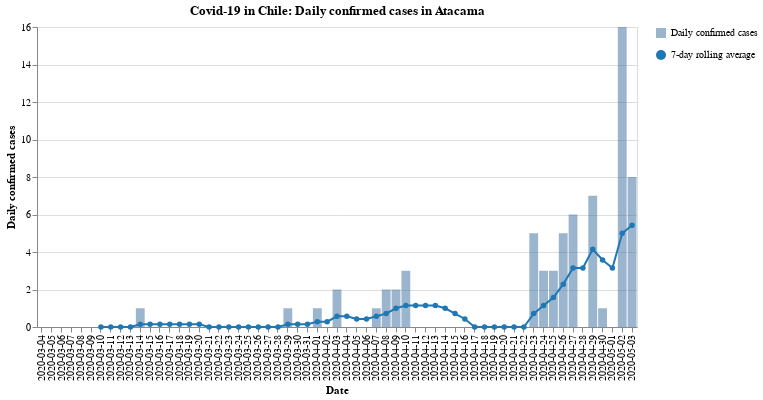

Notebook source saved alongside this figure:
### Code cell
#hide_input
bars, line = my_cases_plot(region)
(bars + line).properties(
    title=f'Covid-19 in Chile: Daily confirmed cases in {region}',
    width=600
)

### Figure 1 — Vega-Lite specification as saved in the notebook (floating-point values rounded to 4 significant figures)
{"config": {"view": {"continuousWidth": 400, "continuousHeight": 300}}, "layer": [{"mark": {"type": "bar", "opacity": 0.7}, "encoding": {"opacity": {"type": "nominal", "field": "Daily confirmed cases", "legend": {"title": ""}}, "tooltip": [{"type": "nominal", "field": "Date"}, {"type": "quantitative", "field": "Confirmed cases"}], "x": {"type": "nominal", "axis": {"title": "Date"}, "field": "Date"}, "y": {"type": "quantitative", "axis": {"title": "Daily confirmed cases"}, "field": "Confirmed cases"}}}, {"mark": {"type": "line", "color": "#1f77b4", "point": {"filled": true, "fill": "#1f77b4"}}, "encoding": {"shape": {"type": "nominal", "field": "7-day rolling average", "legend": {"title": ""}}, "x": {"type": "nominal", "axis": {"title": "Date"}, "field": "Date"}, "y": {"type": "quantitative", "field": "Rolling"}}}], "data": {"name": "data-f346ff385efd6c937ced128345d88e9c"}, "title": "Covid-19 in Chile: Daily confirmed cases in Atacama", "width": 600, "$schema": "https://vega.github.io/schema/vega-lite/v4.8.1.json", "datasets": {"data-f346ff385efd6c937ced128345d88e9c": [{"Date": "2020-03-04", "Confirmed cases": 0, "Rolling": null, "Daily confirmed cases": "Daily confirmed cases", "7-day rolling average": "7-day rolling average"}, {"Date": "2020-03-05", "Confirmed cases": 0, "Rolling": null, "Daily confirmed cases": "Daily confirmed cases", "7-day rolling average": "7-day rolling average"}, {"Date": "2020-03-06", "Confirmed cases": 0, "Rolling": null, "Daily confirmed cases": "Daily confirmed cases", "7-day rolling average": "7-day rolling average"}, {"Date": "2020-03-07", "Confirmed cases": 0, "Rolling": null, "Daily confirmed cases": "Daily confirmed cases", "7-day rolling average": "7-day rolling average"}, {"Date": "2020-03-08", "Confirmed cases": 0, "Rolling": null, "Daily confirmed cases": "Daily confirmed cases", "7-day rolling average": "7-day rolling average"}, {"Date": "2020-03-09", "Confirmed cases": 0, "Rolling": null, "Daily confirmed cases": "Daily confirmed cases", "7-day rolling average": "7-day rolling average"}, {"Date": "2020-03-10", "Confirmed cases": 0, "Rolling": 0.0, "Daily confirmed cases": "Daily confirmed cases", "7-day rolling average": "7-day rolling average"}, {"Date": "2020-03-11", "Confirmed cases": 0, "Rolling": 0.0, "Daily confirmed cases": "Daily confirmed cases", "7-day rolling average": "7-day rolling average"}, {"Date": "2020-03-12", "Confirmed cases": 0, "Rolling": 0.0, "Daily confirmed cases": "Daily confirmed cases", "7-day rolling average": "7-day rolling average"}, {"Date": "2020-03-13", "Confirmed cases": 0, "Rolling": 0.0, "Daily confirmed cases": "Daily confirmed cases", "7-day rolling average": "7-day rolling average"}, {"Date": "2020-03-14", "Confirmed cases": 1, "Rolling": 0.1429, "Daily confirmed cases": "Daily confirmed cases", "7-day rolling average": "7-day rolling average"}, {"Date": "2020-03-15", "Confirmed cases": 0, "Rolling": 0.1429, "Daily confirmed cases": "Daily confirmed cases", "7-day rolling average": "7-day rolling average"}, {"Date": "2020-03-16", "Confirmed cases": 0, "Rolling": 0.1429, "Daily confirmed cases": "Daily confirmed cases", "7-day rolling average": "7-day rolling average"}, {"Date": "2020-03-17", "Confirmed cases": 0, "Rolling": 0.1429, "Daily confirmed cases": "Daily confirmed cases", "7-day rolling average": "7-day rolling average"}, {"Date": "2020-03-18", "Confirmed cases": 0, "Rolling": 0.1429, "Daily confirmed cases": "Daily confirmed cases", "7-day rolling average": "7-day rolling average"}, {"Date": "2020-03-19", "Confirmed cases": 0, "Rolling": 0.1429, "Daily confirmed cases": "Daily confirmed cases", "7-day rolling average": "7-day rolling average"}, {"Date": "2020-03-20", "Confirmed cases": 0, "Rolling": 0.1429, "Daily confirmed cases": "Daily confirmed cases", "7-day rolling average": "7-day rolling average"}, {"Date": "2020-03-21", "Confirmed cases": 0, "Rolling": 0.0, "Daily confirmed cases": "Daily confirmed cases", "7-day rolling average": "7-day rolling average"}, {"Date": "2020-03-22", "Confirmed cases": 0, "Rolling": 0.0, "Daily confirmed cases": "Daily confirmed cases", "7-day rolling average": "7-day rolling average"}, {"Date": "2020-03-23", "Confirmed cases": 0, "Rolling": 0.0, "Daily confirmed cases": "Daily confirmed cases", "7-day rolling average": "7-day rolling average"}, {"Date": "2020-03-24", "Confirmed cases": 0, "Rolling": 0.0, "Daily confirmed cases": "Daily confirmed cases", "7-day rolling average": "7-day rolling average"}, {"Date": "2020-03-25", "Confirmed cases": 0, "Rolling": 0.0, "Daily confirmed cases": "Daily confirmed cases", "7-day rolling average": "7-day rolling average"}, {"Date": "2020-03-26", "Confirmed cases": 0, "Rolling": 0.0, "Daily confirmed cases": "Daily confirmed cases", "7-day rolling average": "7-day rolling average"}, {"Date": "2020-03-27", "Confirmed cases": 0, "Rolling": 0.0, "Daily confirmed cases": "Daily confirmed cases", "7-day rolling average": "7-day rolling average"}, {"Date": "2020-03-28", "Confirmed cases": 0, "Rolling": 0.0, "Daily confirmed cases": "Daily confirmed cases", "7-day rolling average": "7-day rolling average"}, {"Date": "2020-03-29", "Confirmed cases": 1, "Rolling": 0.1429, "Daily confirmed cases": "Daily confirmed cases", "7-day rolling average": "7-day rolling average"}, {"Date": "2020-03-30", "Confirmed cases": 0, "Rolling": 0.1429, "Daily confirmed cases": "Daily confirmed cases", "7-day rolling average": "7-day rolling average"}, {"Date": "2020-03-31", "Confirmed cases": 0, "Rolling": 0.1429, "Daily confirmed cases": "Daily confirmed cases", "7-day rolling average": "7-day rolling average"}, {"Date": "2020-04-01", "Confirmed cases": 1, "Rolling": 0.2857, "Daily confirmed cases": "Daily confirmed cases", "7-day rolling average": "7-day rolling average"}, {"Date": "2020-04-02", "Confirmed cases": 0, "Rolling": 0.2857, "Daily confirmed cases": "Daily confirmed cases", "7-day rolling average": "7-day rolling average"}, {"Date": "2020-04-03", "Confirmed cases": 2, "Rolling": 0.5714, "Daily confirmed cases": "Daily confirmed cases", "7-day rolling average": "7-day rolling average"}, {"Date": "2020-04-04", "Confirmed cases": 0, "Rolling": 0.5714, "Daily confirmed cases": "Daily confirmed cases", "7-day rolling average": "7-day rolling average"}, {"Date": "2020-04-05", "Confirmed cases": 0, "Rolling": 0.4286, "Daily confirmed cases": "Daily confirmed cases", "7-day rolling average": "7-day rolling average"}, {"Date": "2020-04-06", "Confirmed cases": 0, "Rolling": 0.4286, "Daily confirmed cases": "Daily confirmed cases", "7-day rolling average": "7-day rolling average"}, {"Date": "2020-04-07", "Confirmed cases": 1, "Rolling": 0.5714, "Daily confirmed cases": "Daily confirmed cases", "7-day rolling average": "7-day rolling average"}, {"Date": "2020-04-08", "Confirmed cases": 2, "Rolling": 0.7143, "Daily confirmed cases": "Daily confirmed cases", "7-day rolling average": "7-day rolling average"}, {"Date": "2020-04-09", "Confirmed cases": 2, "Rolling": 1.0, "Daily confirmed cases": "Daily confirmed cases", "7-day rolling average": "7-day rolling average"}, {"Date": "2020-04-10", "Confirmed cases": 3, "Rolling": 1.143, "Daily confirmed cases": "Daily confirmed cases", "7-day rolling average": "7-day rolling average"}, {"Date": "2020-04-11", "Confirmed cases": 0, "Rolling": 1.143, "Daily confirmed cases": "Daily confirmed cases", "7-day rolling average": "7-day rolling average"}, {"Date": "2020-04-12", "Confirmed cases": 0, "Rolling": 1.143, "Daily confirmed cases": "Daily confirmed cases", "7-day rolling average": "7-day rolling average"}, {"Date": "2020-04-13", "Confirmed cases": 0, "Rolling": 1.143, "Daily confirmed cases": "Daily confirmed cases", "7-day rolling average": "7-day rolling average"}, {"Date": "2020-04-14", "Confirmed cases": 0, "Rolling": 1.0, "Daily confirmed cases": "Daily confirmed cases", "7-day rolling average": "7-day rolling average"}, {"Date": "2020-04-15", "Confirmed cases": 0, "Rolling": 0.7143, "Daily confirmed cases": "Daily confirmed cases", "7-day rolling average": "7-day rolling average"}, {"Date": "2020-04-16", "Confirmed cases": 0, "Rolling": 0.4286, "Daily confirmed cases": "Daily confirmed cases", "7-day rolling average": "7-day rolling average"}, {"Date": "2020-04-17", "Confirmed cases": 0, "Rolling": 0.0, "Daily confirmed cases": "Daily confirmed cases", "7-day rolling average": "7-day rolling average"}, {"Date": "2020-04-18", "Confirmed cases": 0, "Rolling": 0.0, "Daily confirmed cases": "Daily confirmed cases", "7-day rolling average": "7-day rolling average"}, {"Date": "2020-04-19", "Confirmed cases": 0, "Rolling": 0.0, "Daily confirmed cases": "Daily confirmed cases", "7-day rolling average": "7-day rolling average"}, {"Date": "2020-04-20", "Confirmed cases": 0, "Rolling": 0.0, "Daily confirmed cases": "Daily confirmed cases", "7-day rolling average": "7-day rolling average"}, {"Date": "2020-04-21", "Confirmed cases": 0, "Rolling": 0.0, "Daily confirmed cases": "Daily confirmed cases", "7-day rolling average": "7-day rolling average"}, {"Date": "2020-04-22", "Confirmed cases": 0, "Rolling": 0.0, "Daily confirmed cases": "Daily confirmed cases", "7-day rolling average": "7-day rolling average"}, {"Date": "2020-04-23", "Confirmed cases": 5, "Rolling": 0.7143, "Daily confirmed cases": "Daily confirmed cases", "7-day rolling average": "7-day rolling average"}, {"Date": "2020-04-24", "Confirmed cases": 3, "Rolling": 1.143, "Daily confirmed cases": "Daily confirmed cases", "7-day rolling average": "7-day rolling average"}, {"Date": "2020-04-25", "Confirmed cases": 3, "Rolling": 1.571, "Daily confirmed cases": "Daily confirmed cases", "7-day rolling average": "7-day rolling average"}, {"Date": "2020-04-26", "Confirmed cases": 5, "Rolling": 2.286, "Daily confirmed cases": "Daily confirmed cases", "7-day rolling average": "7-day rolling average"}, {"Date": "2020-04-27", "Confirmed cases": 6, "Rolling": 3.143, "Daily confirmed cases": "Daily confirmed cases", "7-day rolling average": "7-day rolling average"}, {"Date": "2020-04-28", "Confirmed cases": 0, "Rolling": 3.143, "Daily confirmed cases": "Daily confirmed cases", "7-day rolling average": "7-day rolling average"}, {"Date": "2020-04-29", "Confirmed cases": 7, "Rolling": 4.143, "Daily confirmed cases": "Daily confirmed cases", "7-day rolling average": "7-day rolling average"}, {"Date": "2020-04-30", "Confirmed cases": 1, "Rolling": 3.571, "Daily confirmed cases": "Daily confirmed cases", "7-day rolling average": "7-day rolling average"}, {"Date": "2020-05-01", "Confirmed cases": 0, "Rolling": 3.143, "Daily confirmed cases": "Daily confirmed cases", "7-day rolling average": "7-day rolling average"}, {"Date": "2020-05-02", "Confirmed cases": 16, "Rolling": 5.0, "Daily confirmed cases": "Daily confirmed cases", "7-day rolling average": "7-day rolling average"}, {"Date": "2020-05-03", "Confirmed cases": 8, "Rolling": 5.429, "Daily confirmed cases": "Daily confirmed cases", "7-day rolling average": "7-day rolling average"}]}}
